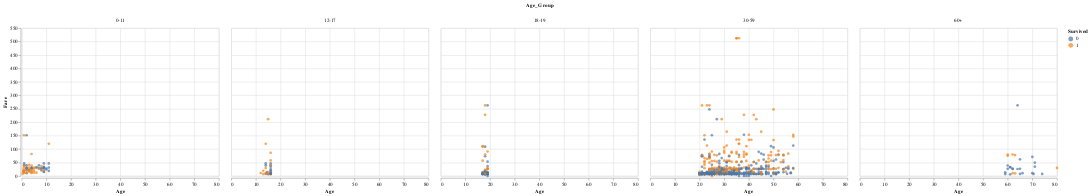

Source (notebook cell):
### Code cell
alt.Chart(train).mark_circle().encode(
    x = 'Age',
    y = 'Fare',
    color = 'Survived:N',
    column = 'Age_Group:O'
)

### Figure 1 — Vega-Lite specification as saved in the notebook (floating-point values rounded to 4 significant figures; data arrays with more than 128 entries replaced by an {"elided": "..."} marker saying what was removed)
{"config": {"view": {"continuousWidth": 400, "continuousHeight": 300}}, "data": {"name": "data-597492740bc086a93063a1461bd5d3fa"}, "mark": "circle", "encoding": {"color": {"field": "Survived", "type": "nominal"}, "column": {"field": "Age_Group", "type": "ordinal"}, "x": {"field": "Age", "type": "quantitative"}, "y": {"field": "Fare", "type": "quantitative"}}, "$schema": "https://vega.github.io/schema/vega-lite/v4.17.0.json", "datasets": {"data-597492740bc086a93063a1461bd5d3fa": {"elided": "891 records"}}}
